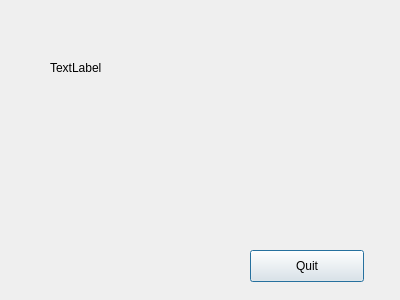
<?xml version="1.0" encoding="UTF-8"?>
<ui version="4.0">
 <class>Dialog</class>
 <widget class="QDialog" name="Dialog">
  <property name="geometry">
   <rect>
    <x>0</x>
    <y>0</y>
    <width>400</width>
    <height>300</height>
   </rect>
  </property>
  <property name="windowTitle">
   <string>Dialog</string>
  </property>
  <widget class="QPushButton" name="quit_button">
   <property name="geometry">
    <rect>
     <x>250</x>
     <y>250</y>
     <width>114</width>
     <height>32</height>
    </rect>
   </property>
   <property name="text">
    <string>Quit</string>
   </property>
  </widget>
  <widget class="QLabel" name="label">
   <property name="geometry">
    <rect>
     <x>50</x>
     <y>60</y>
     <width>62</width>
     <height>16</height>
    </rect>
   </property>
   <property name="text">
    <string>TextLabel</string>
   </property>
  </widget>
 </widget>
 <resources/>
 <connections>
  <connection>
   <sender>quit_button</sender>
   <signal>clicked()</signal>
   <receiver>Dialog</receiver>
   <slot>accept()</slot>
   <hints>
    <hint type="sourcelabel">
     <x>306</x>
     <y>265</y>
    </hint>
    <hint type="destinationlabel">
     <x>199</x>
     <y>149</y>
    </hint>
   </hints>
  </connection>
 </connections>
</ui>
